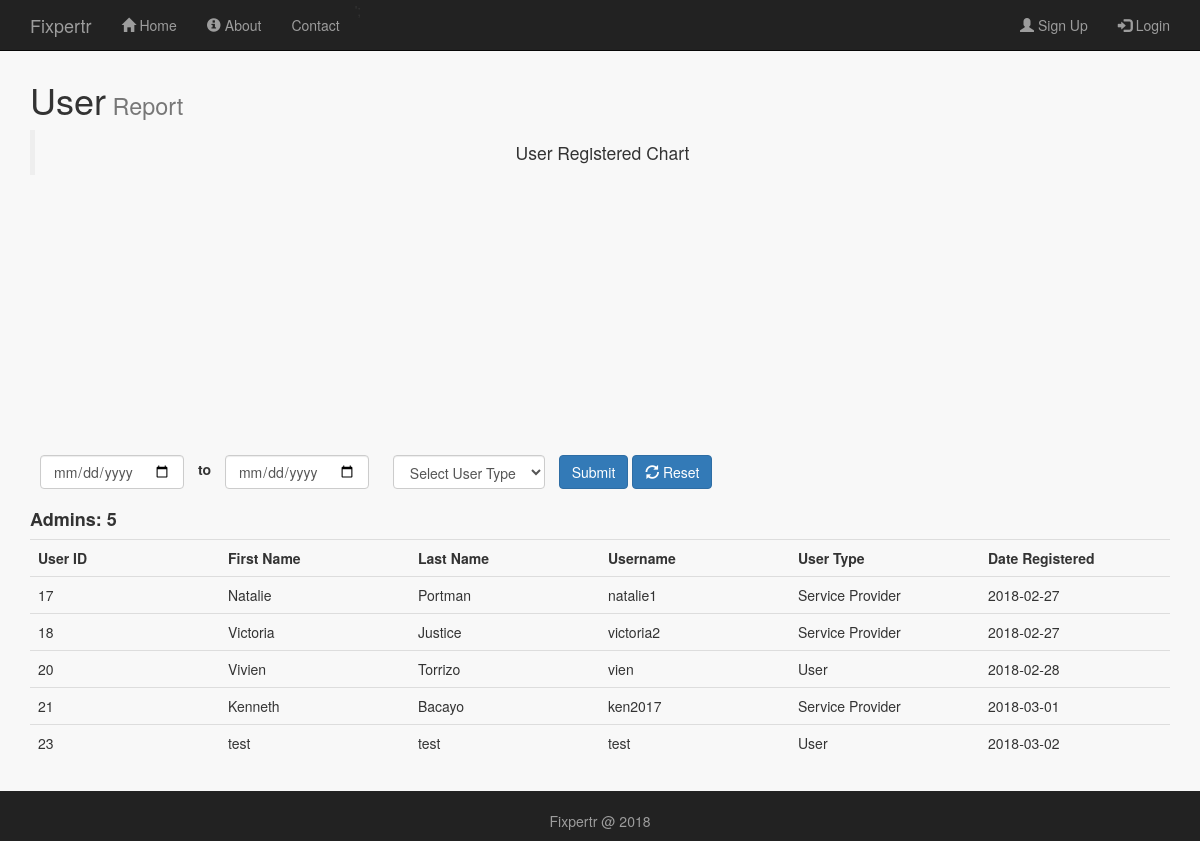
/public/user_report.php, run on an earlier commit of the app's database.
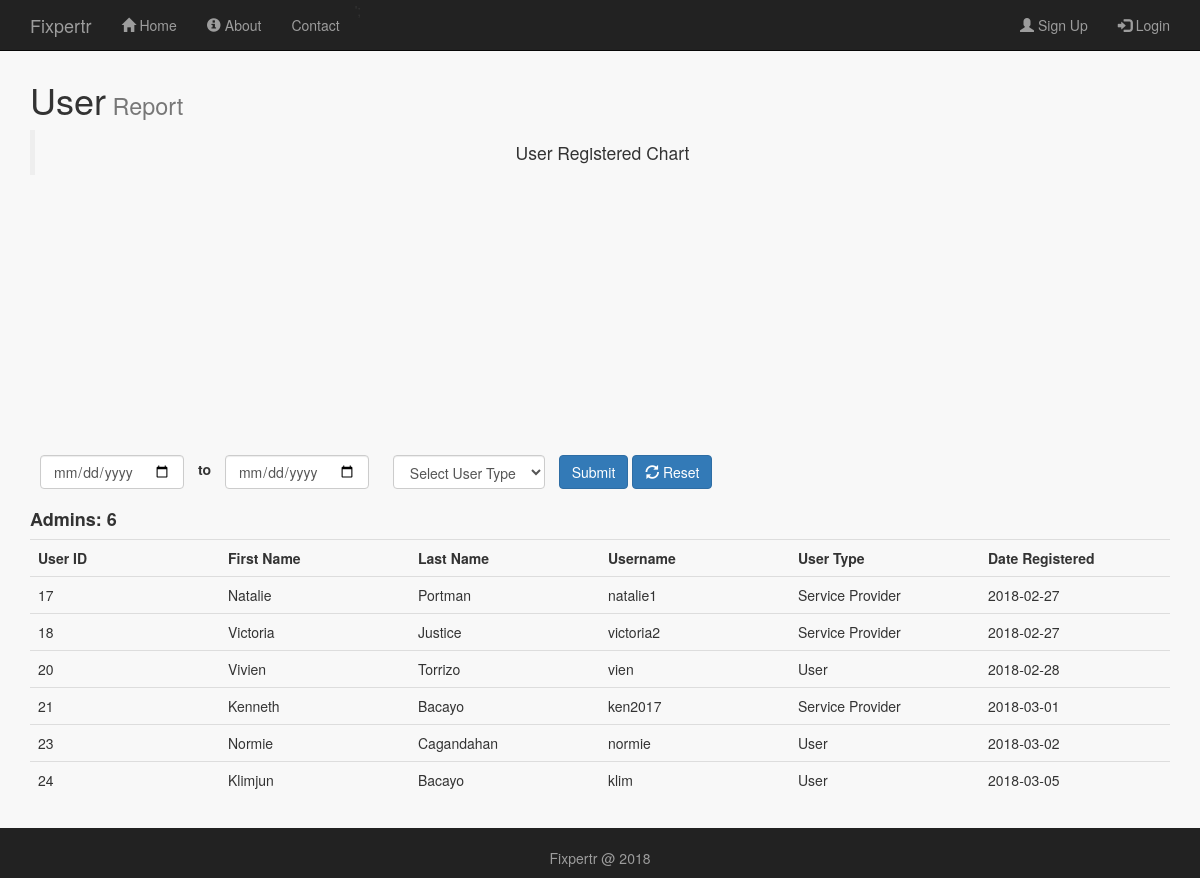
And on a later commit of the database.
### tables this page shows
CREATE TABLE IF NOT EXISTS `users` (
  `user_id` int(11) NOT NULL AUTO_INCREMENT,
  `user_first` varchar(256) NOT NULL,
  `user_last` varchar(256) NOT NULL,
  `user_image` varchar(256) DEFAULT NULL,
  `user_gender` varchar(256) DEFAULT NULL,
  `user_address` varchar(256) DEFAULT NULL,
  `user_email` varchar(256) NOT NULL,
  `user_mobile` varchar(20) DEFAULT NULL,
  `user_uid` varchar(256) NOT NULL,
  `user_pwd` varchar(256) NOT NULL,
  `user_type` varchar(256) NOT NULL,
  `date_registered` date NOT NULL,
  `time_registered` time NOT NULL DEFAULT '00:00:00',
  `user_seen` tinyint(4) DEFAULT '0',
  `user_timestamp` timestamp NULL DEFAULT NULL,
  `sub_status` tinyint(4) NOT NULL DEFAULT '0',
  `user_status` tinyint(4) NOT NULL DEFAULT '1',
  PRIMARY KEY (`user_id`)
);

### public/user_report.php (the view, shortened to what this page needs)
<?php
    include_once '../includes/db_connection.php';
    $date_start = '';
    $date_end = '';
        $results = mysqli_query($connection, "SELECT * FROM users");
        $count_results = mysqli_query($connection,"SELECT COUNT(*) as count FROM users ") or die(mysqli_error($connection));
         $record = mysqli_fetch_array($count_results);
         $count = $record['count'];
?>
<!doctype html>
<html lang="en">
  <head>
    <link rel="stylesheet" type="text/css" href="stylesheets/bootstrap.min.css">
    <link rel="stylesheet" type="text/css" href="stylesheets/mystyles.css">
     <link rel="stylesheet" href="//cdnjs.cloudflare.com/ajax/libs/morris.js/0.5.1/morris.css">
  </head>
  <body id="user_report">
  <?php include '../includes/layouts/admin_header.php';?>
      <div class=" content container">
       <h1>User<small> Report</small></h1>
       <blockquote class="text-center">User Registered Chart</blockquote>
         <div class="row">
        <div class="col-sm-12">
        <div class="">
               <div id="chart" style="height: 250px;"></div>
        </div>
        </div>
      </div>
        <div class="row">
         <form action="user_report.php" class="form-inline" method="POST">
         <div class="col-sm-8">
          <div class="form-group">
            <input type="date" name="date_start" class="form-control" style="margin: 10px;" value="<?php echo $date_start;?>">
            <label> <p>to</p> </label>
             <input type="date" name="date_end" class="form-control" style="margin: 10px;" value="<?php echo $date_end;?>">
              <select name="user_type" id="user_type" class="form-control" style="margin:10px;">
                <option value="">Select User Type</option>
                </select>
               <button type="submit" name="submit" class="btn btn-primary">Submit</button>
                <button type="submit" name="reset" class="btn btn-primary"><span class="glyphicon glyphicon-refresh"></span> Reset</button>
          </div>
         </div>
           </form>
        </div>
       <div class="row">
         <div class="col-sm-12">
              <h4><strong>Admins: <?php echo $count; ?></strong></h4>
              <div class="table-responsive">
              <table class="table">
                <tr>
                      <th width="10%"> User ID</th>
                    <th width="10%"> First Name</th>
                  <th width="10%">Last Name</th>
                  <th width="10%">Username</th>
                   <th width="10%">User Type</th>
                  <th width="10%">Date Registered</th>
                </tr>
                 <?php while ($row = mysqli_fetch_array($results)) { ?>
                  <tr>
                      <td><?php echo $row['user_id']; ?></td>
                      <td><?php echo $row['user_first']; ?></td>
                      <td><?php echo $row['user_last']; ?></td>
                      <td><?php echo $row['user_uid']; ?></td>
                      <td><?php echo $row['user_type']; ?></td>
                      <td><?php echo $row['date_registered']; ?></td>
                  </tr>
                  <?php } ?>
              </table>
            </div>
           </div>
       </div>
      </div>
    <?php include '../includes/layouts/footer.php';?>

What changed in the data, as far as the page shows it:
changed users id 23: user_first "test" → "Normie"; user_last "test" → "Cagandahan"; user_uid "test" → "normie"
added users: user_id "24", user_first "Klimjun", user_last "Bacayo", user_uid "klim", user_type "User", date_registered "2018-03-05"
Also different on the page:
$count: "5" → "6"
